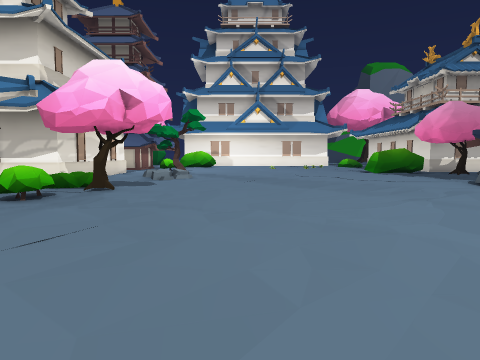
view 1 (above)

24 first-person views from a walk through a Unity game level. The camera is 1.5 m above the floor, tilts 4° down and sees 70° across. The floor is counted in squares, 2 m on a side. Each view is taken from the middle of a square. On the plan, view 1 faces up. The plan holds only what a view shows up to about 11 squares ahead; the rest is blank. The place goes on beyond the plan. The player is left out.

view 2
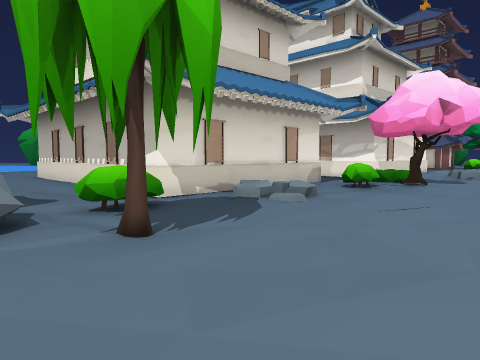

view 3
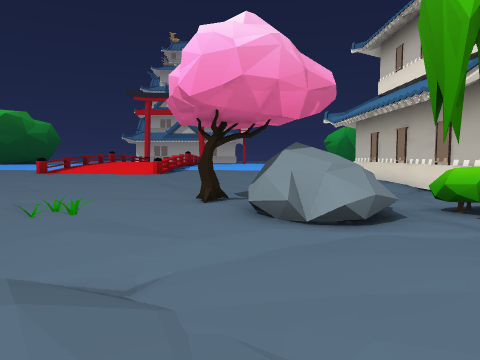

view 4
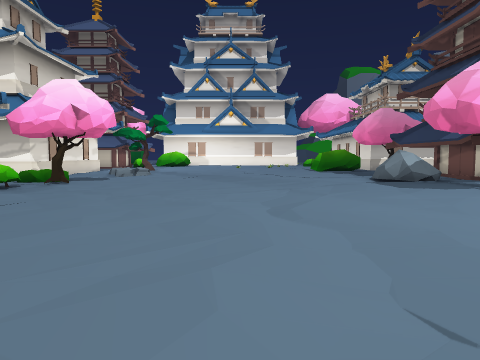

view 5
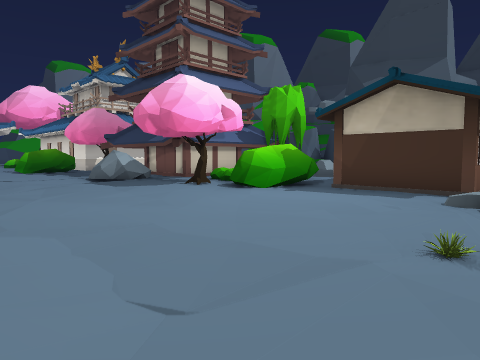

view 6
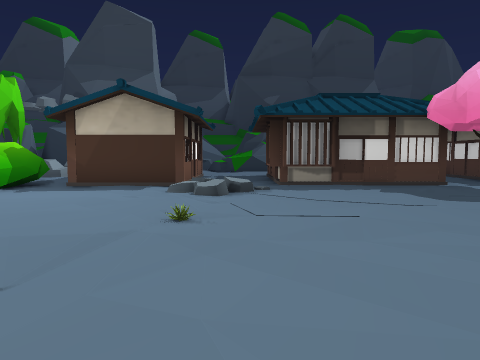

view 7
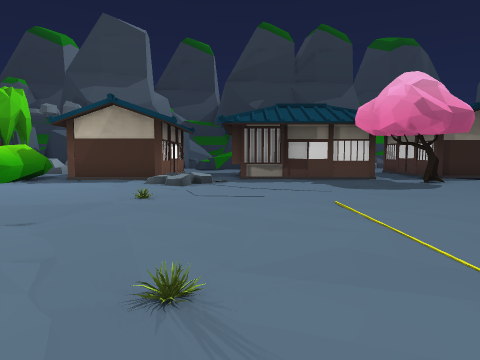

view 8
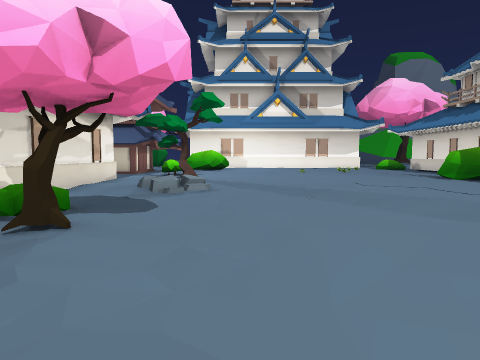

view 9
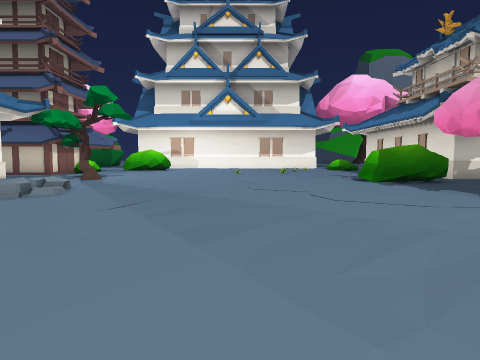

view 10
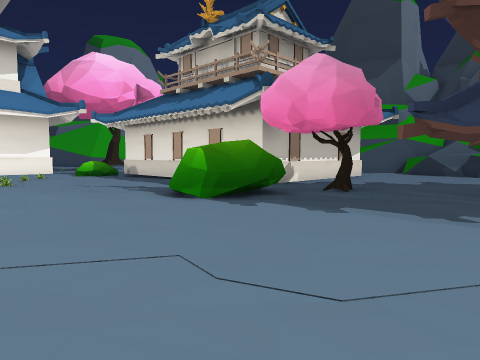

view 11
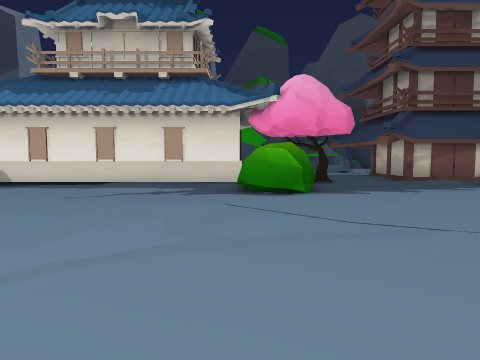

view 12
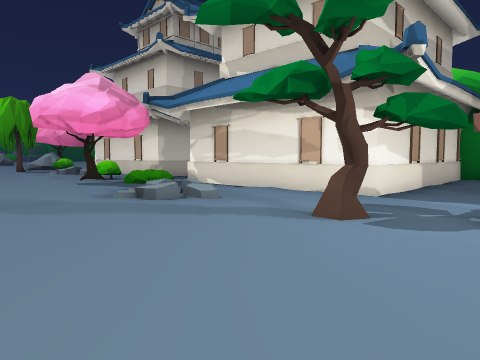

view 13
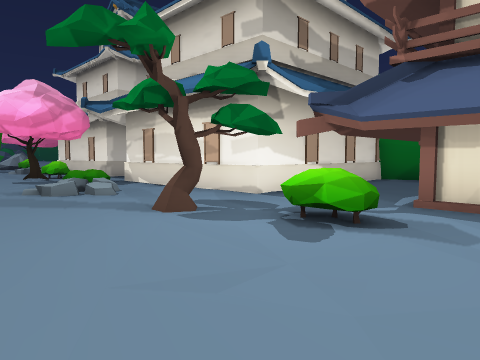

view 14
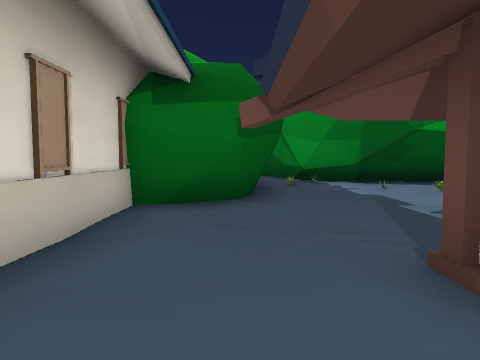

view 15
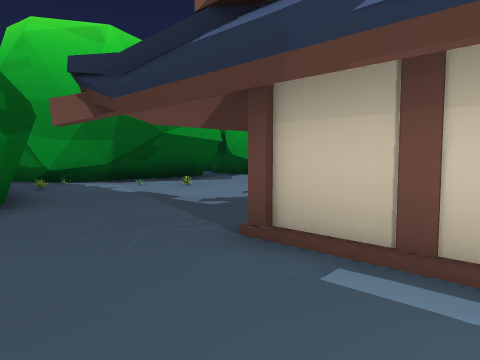

view 16
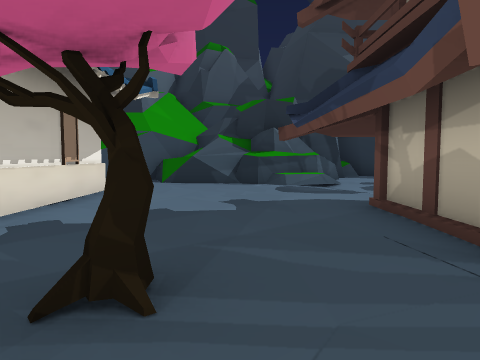

view 17
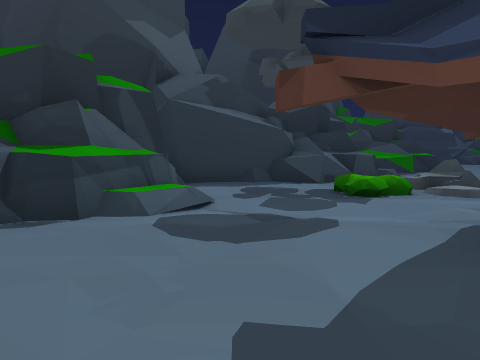

view 18
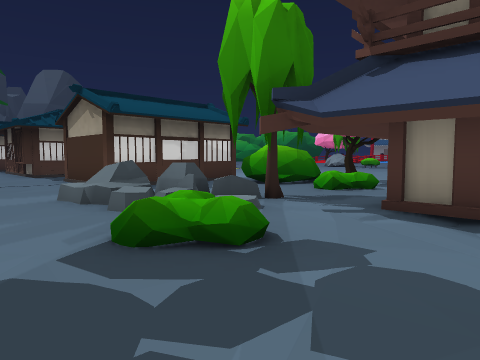

view 19
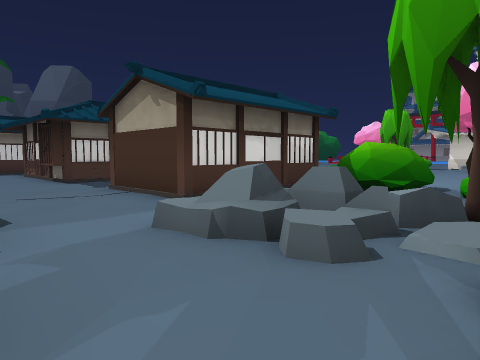

view 20
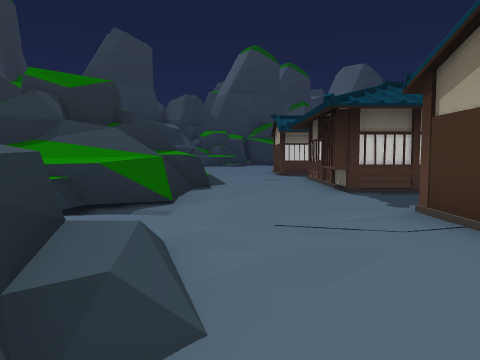

view 21
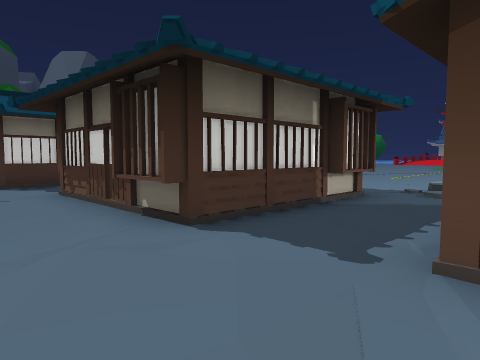

view 22
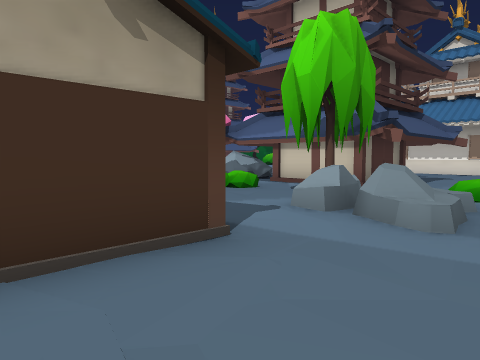

view 23
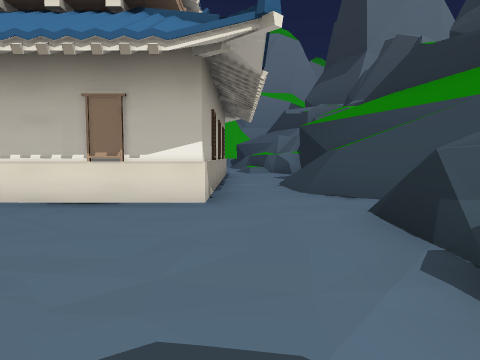

view 24
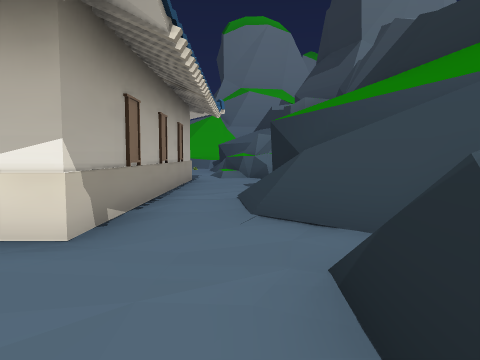

### Floor plan
Key: @ floor where view 1 was taken; # wall or solid block; . main floor; - floor 0.25 m lower than the main floor; : floor 0.5 m higher than the main floor; + floor 0.75 m higher than the main floor; / step, stairs or slope; = window, fence, low wall or low ledge; R rock; B bush; T tree; H house; P pine tree; O other object.
Columns run from 18 left of view 1 to 18 right of it. Each row starts with its distance up from view 1.
 21   ##.O..              .....#    #..#
 20   #.O....      ....   O....#    #..#
 19 ###.......###......  ......#    #..##
 18  ..O..........B............#    #..##
 17     ###....................#    #..##
 16       ##.......P........OO.######...#
 15        #######..........OOO........=#
 14              #.............T.......##
 13              #.//..................##
 12              #.R/................./##
 11              #..............###..-=##
 10            ###...........R/.# #.....#
  9              B+......../.RR.# #......
  8              ..T.........R..###..:...
  7             #.B................./B...
  6             #.B............B/..TR/.=#
  5             # ............T....RRR.##
  4             # /...........OOO...R:.#
  3             #/.............OO......#
  2       ####### ..............HHHH...##
  1       ..../-.B..............    .../#
  0       ....../B.T..@..-.....H    .../.
 -1            ..R.........O../......../=
 -2              RR...........//......./=
 -3        .....TR.....O........HHHHH..=#
 -4        ........./...........HHH H..##
 -5        ..........  .........HH  ...==
 -6        .......O      .......HH  ...=#
 -7        .......        ......H  H...

Positions as (right, up) in squares from view 1, and headings:
1: (0, 0), facing up
2: (0, -2), facing up-left
3: (0, -3), facing left
4: (2, -2), facing up
5: (2, -2), facing up-right
6: (1, -2), facing right
7: (-1, -3), facing right
8: (-1, 4), facing up
9: (2, 5), facing up
10: (2, 10), facing up-right
11: (-1, 16), facing right
12: (1, 18), facing down-left
13: (0, 20), facing down-left
14: (-6, 17), facing left
15: (-6, 16), facing up-left
16: (7, 13), facing right
17: (12, 14), facing down-right
18: (17, 10), facing down-left
19: (17, 7), facing down-left
20: (16, 4), facing down
21: (16, 0), facing down-left
22: (16, 0), facing up-left
23: (15, 11), facing up
24: (16, 13), facing up
